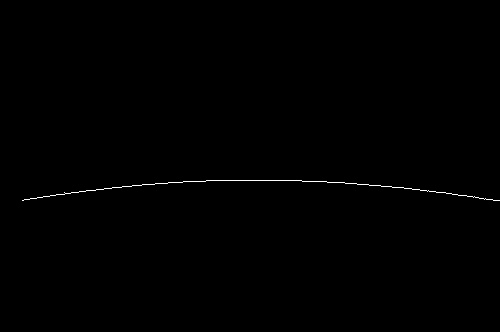
#> input picture Code/match_contour/limb_edge_fl28_iss3628.jpg, 500 x 332 px
$ python test_fit_ellipse.py   (Python 2 division)   (older library calls are emulated)
#> lines starting #> are read from the running program, lines starting #| are printed output that depends on the picture; after the words box and inside, x2 and y2 are one past the last pixel; in counts of white or black regions, pixels touching at a corner belong together; long printed decimals are rounded
""" Python Code to read in an image and match it w/ contour of another image
    Written by L.R. Mayer
"""


import numpy as np  # for defining the kernel
import cv2

green = (0,255,0)

img1 = cv2.imread(r'limb_edge_fl28_iss3628.jpg')
#> img1 is the input picture: shape (332, 500, 3); min 0, max 255, mean 0.7
gray1 = cv2.cvtColor(img1, cv2.COLOR_BGR2GRAY)

img2 = cv2.imread(r'limb_edge_fl28.jpg')
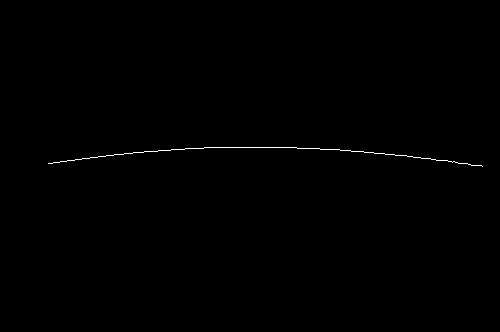
#> input picture Code/match_contour/limb_edge_fl28.jpg, 500 x 332 px
#> img2 is the input picture: shape (332, 500, 3); min 0, max 255, mean 0.7
gray2 = cv2.cvtColor(img2, cv2.COLOR_BGR2GRAY)

# Threshold the images
thresh1 = cv2.threshold(gray1, 127, 255, cv2.THRESH_BINARY)[1]
#> thresh1: shape (332, 500); 0.29% white in thin lines or dots, all inside (x1, y1, x2, y2) = (22, 180, 500, 201)
thresh2 = cv2.threshold(gray2, 127, 255, cv2.THRESH_BINARY)[1]
#> thresh2: shape (332, 500); 0.26% white in thin lines or dots, all inside (x1, y1, x2, y2) = (48, 147, 483, 167)

# [6 lines of commented-out code are left out]
contours = cv2.findContours(thresh1.copy(), cv2.RETR_EXTERNAL, cv2.CHAIN_APPROX_NONE)[1]
#> contours = 1 contour, all with area under 20
print ("img1 : Length of contours = {}".format(len(contours)))
#| img1 : Length of contours = 1

cnt1 = contours[0]
#> cnt1 = contour of 956 points, box (x1, y1, x2, y2) (22, 180, 500, 201), area 0
# Get contour length
# Second argument specify whether shape is a closed contour (if passed True), or just a curve.
perimeter1 = cv2.arcLength(cnt1,False)
#> perimeter1 = 993.9
print "length of cnt1 = {}".format(perimeter1)
#| length of cnt1 = 993.936

contours = cv2.findContours(thresh2.copy(), cv2.RETR_EXTERNAL, cv2.CHAIN_APPROX_SIMPLE)[1]
print ("img2 : Length of contours = {}".format(len(contours)))
#| img2 : Length of contours = 1
cnt2 = contours[0]
#> cnt2 = contour of 146 points, box (x1, y1, x2, y2) (48, 147, 483, 167), area 0
# Get contour length
# Second argument specify whether shape is a closed contour (if passed True), or just a curve.
perimeter2 = cv2.arcLength(cnt2,False)
#> perimeter2 = 806.7
print "length of cnt2 = {}".format(perimeter2)
#| length of cnt2 = 806.652
print

# draw contours found
cv2.drawContours(img1, [cnt1], 0, green, 2)
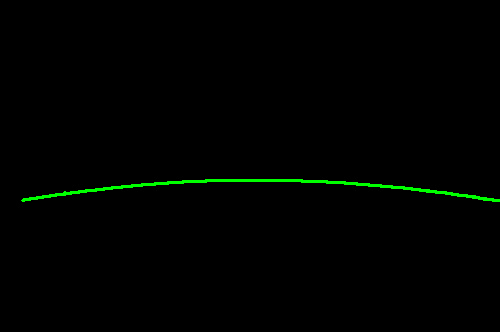
#> img1: shape (332, 500, 3); 0.92% of pixels changed, all inside (x1, y1, x2, y2) = (21, 179, 500, 202)
#cv2.imshow("1st contour", img1)

cv2.drawContours(img2, [cnt2], 0, green, 2)
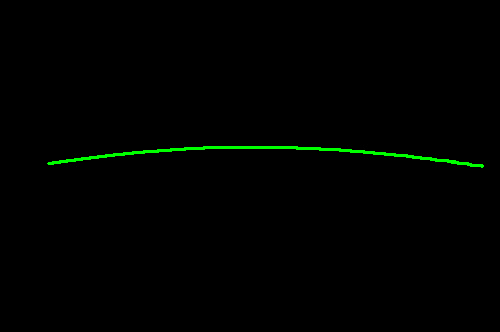
#> img2: shape (332, 500, 3); 0.83% of pixels changed, all inside (x1, y1, x2, y2) = (47, 146, 484, 168)
#cv2.imshow("2nd contour", img2)

# Fit an ellipse to the contours
ellipse = cv2.fitEllipse(cnt1)
#> ellipse = ((215.2, -91.78), (544, 1201.2), 88.57)
# this is a tuple (center, size, angle)
# (x_centre,y_centre),(minor_axis,major_axis),angle
print "Ellipse 1 : {}".format(ellipse)
#| Ellipse 1 : ((215.207, -91.776), (543.957, 1201.183), 88.566)

# Draw the ellipse on the image
cv2.ellipse(img1,ellipse,(255,255,0),2)
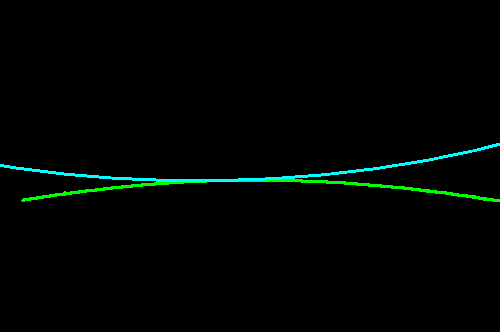
#> img1: shape (332, 500, 3); 0.9% of pixels changed, all inside (x1, y1, x2, y2) = (0, 143, 500, 182)
cv2.imwrite("fitellipse1.jpg", img1)


cv2.imshow("ellipse fit 1", img1)

# Fit an ellipse to the contours
ellipse = cv2.fitEllipse(cnt2)
#> ellipse = ((222.4, 13.33), (267.5, 810.4), 88.73)

# Draw the ellipse on the image
cv2.ellipse(img2,ellipse,(255,255,0),2)
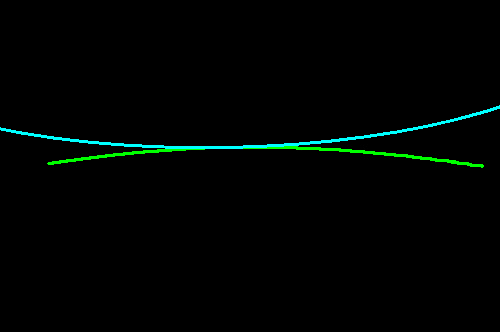
#> img2: shape (332, 500, 3); 0.92% of pixels changed, all inside (x1, y1, x2, y2) = (0, 105, 500, 149)

cv2.imshow("ellipse fit 2", img2)

# draw the minimum enclosing circle
# THIS DOES NOT FOLLOW LIMB, JUST DRAWS A CIRCLE AROUND IT
# (x,y),radius = cv2.minEnclosingCircle(cnt1)
# center = (int(x),int(y))
# radius = int(radius)
# cv2.circle(img1,center,radius,(160,250,0),2)
#
# cv2.imshow("circle fit 1", img1)

# RotatedRect temp = minAreaRect(Mat(contours[i]))

# Get the convex hull surrounding limb
hull1 = cv2.convexHull(cnt1)
#> hull1 = contour of 16 points, box (x1, y1, x2, y2) (22, 180, 500, 201), area 6590

# Draw the hull
cv2.drawContours(img1, [hull1], 0, (100,100,100), 2)
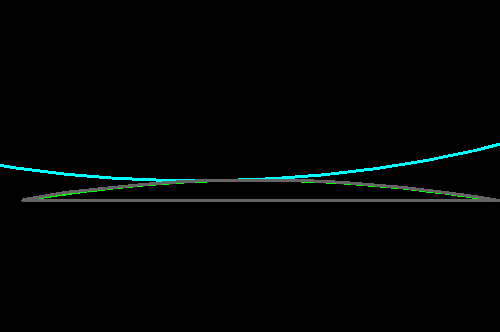
#> img1: shape (332, 500, 3); 1.69% of pixels changed, all inside (x1, y1, x2, y2) = (21, 179, 500, 202)
cv2.imshow("hull 1", img1)

# Get the convex hull surrounding limb
hull2 = cv2.convexHull(cnt2)
#> hull2 = contour of 19 points, box (x1, y1, x2, y2) (48, 147, 483, 167), area 5232

# Draw the hull
cv2.drawContours(img2, [hull2], 0, (100,100,100), 2)
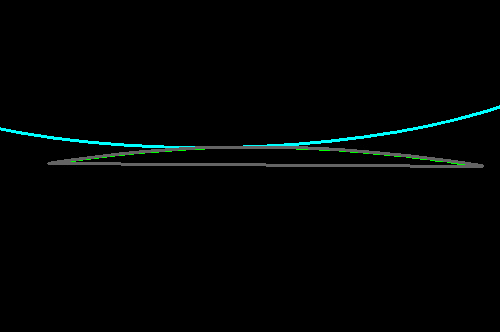
#> img2: shape (332, 500, 3); 1.54% of pixels changed, all inside (x1, y1, x2, y2) = (47, 146, 484, 168)
cv2.imshow("hull 2", img2)

# get momemts of the hulls
print
print "Moments of cnt1, cnt2 : "
print cv2.moments(hull1)
#> (printed output is left out)
print cv2.moments(hull2)
#> (printed output is left out)
print

print "Hu moments of hull1, hull2"
print cv2.HuMoments(cv2.moments(hull1)).flatten()
#| [ 1.76990514e+00  3.10183382e+00  2.33052956e-02  3.14418670e-03
#|  -8.83996586e-06 -3.28573118e-03 -2.54215839e-05]
print cv2.HuMoments(cv2.moments(hull2)).flatten()
#| [ 1.84368044e+00  3.36832816e+00  2.62776579e-02  4.87146336e-03
#|   1.89921725e-05 -8.10125660e-04 -5.17410662e-05]

# Run match shapes on the hulls
#ret = cv2.matchShapes(hull1,hull2,1,0.0)
ret = cv2.matchShapes(hull1,hull2,1,0.0)
#> ret = 0.555
#ret = cv2.matchShapes(cnt1,cnt2, cv2.CV_CONTOURS_MATCH_I1,  0.0)
print
print "Result of matchShapes on hull1, hull2 : "
print ret
#| 0.5552

#img3 = cv2.imread('star1.jpg')
img3 = cv2.imread(r'E:\Lightning\SmallISS030-E-228216.jpg')
#> (the run stopped early here; a loop or call above may not have finished)
